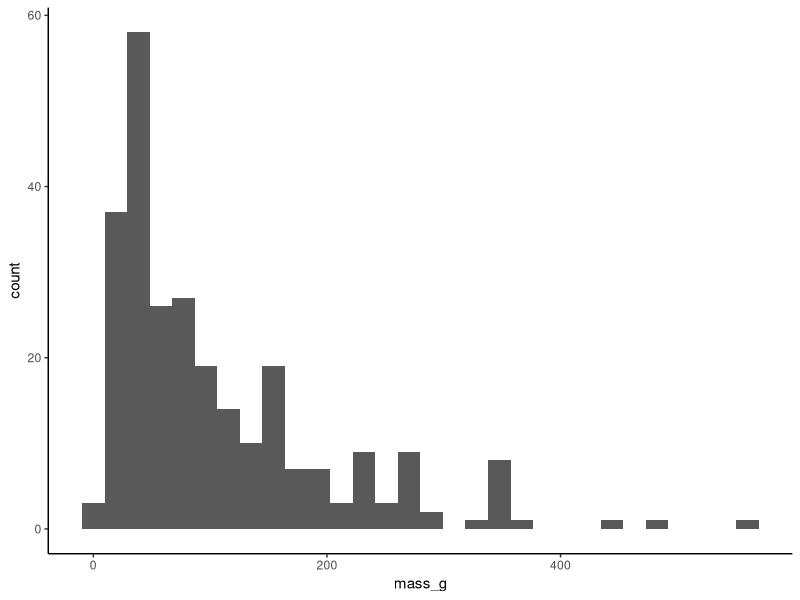
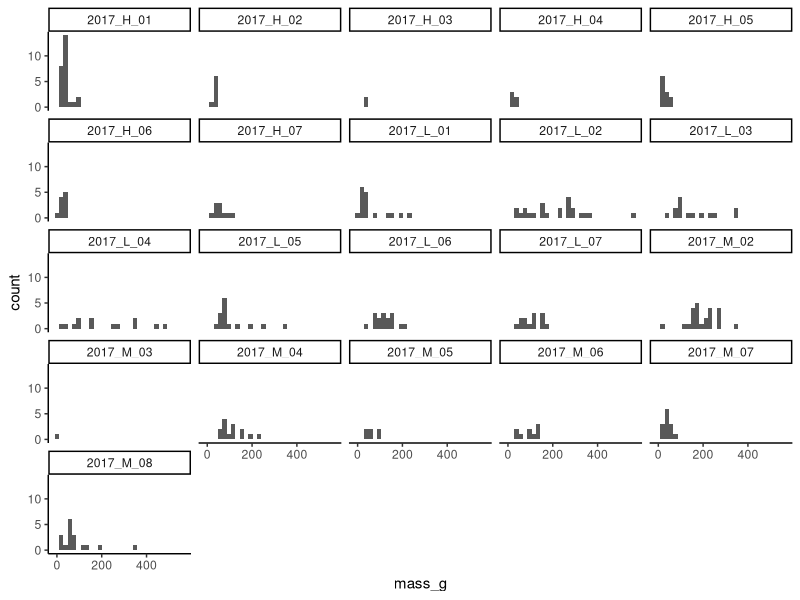
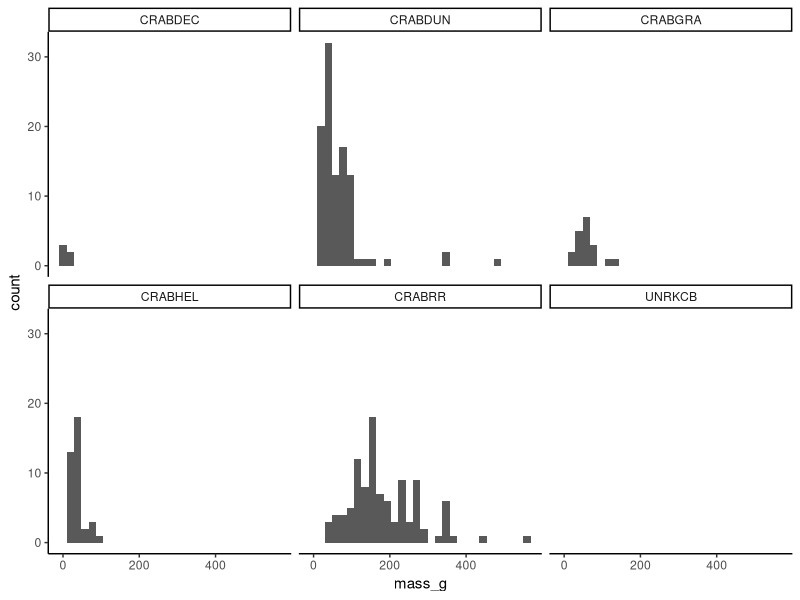

Write the R code that produced these figures, in order.
## ---- chunk 1
library(dplyr)
library(tidyr)
library(vegan)
library(ggplot2)

theme_set(theme_classic())
## ---- chunk 2
st.er <- function(x, na.rm = TRUE) {
  stopifnot(is.numeric(x))
  return(sd(x, na.rm = na.rm)/sqrt(length(x)))
}
## ---- chunk 3
crab <- read.csv("../ALL_DATA/seagrass_crab_pot_2017_RAW.csv", stringsAsFactors = FALSE, header = TRUE)

crabLW <- read.csv("../ALL_DATA/crab_length_weight_conversion_2017_RAW.csv", stringsAsFactors = FALSE, header = TRUE)
## ---- chunk 4
str(crab)
str(crabLW)
## ---- chunk 5
crab$date_set <- as.Date(crab$date_set, format = "%m/%d/%Y")
crab$date_set_juliean <- format(crab$date_set, "%j")
crab$date_pulled <- as.Date(crab$date_pulled , format = "%m/%d/%Y")
crab$date_pulled_julian <- format(crab$date_pulled, "%j")
## ---- chunk 6
crab <- crab %>% 
  filter(taxon == "Decapoda")
## ---- chunk 7
crab <- merge(crab, crabLW, by = "sp_code")
crab <- crab[,c(1:21, 23:29)] # remove duplicated 
colnames(crab)[14] <- "taxon"
## ---- chunk 8
crab$mass_g <- (crab$a_mean * (crab$carapace_width_mm)^crab$b_mean)
range(crab$mass_g, na.rm = TRUE)

# Some example plots
ggplot(crab, aes(mass_g)) +
  geom_histogram()

ggplot(crab, aes(mass_g)) +
  geom_histogram() +
  facet_wrap(~site)

ggplot(crab, aes(mass_g)) +
  geom_histogram() +
  facet_wrap(~sp_code)
## ---- chunk 9
crab.site.sp <- crab %>% 
  filter(taxon == "Decapoda") %>% # make sure we only have crabs
  group_by(site, sp_code) %>% 
  summarise(total_crab_sp = n(),
            width = mean(carapace_width_mm), 
            width_se = st.er(carapace_width_mm),
            mass = mean(mass_g),
            mass_se = st.er(mass_g))
## ---- chunk 10
crab.site <- crab %>% 
  filter(taxon == "Decapoda") %>% # make sure we only have crabs
  group_by(site) %>% 
  summarise(unique(date_set),
            unique(date_pulled),
            unique(date_set_juliean),
            unique(date_pulled_julian),
            unique(time_soak_hr),
            total_crab = n(),
            crab_width = mean(carapace_width_mm), 
            crab_width_se = st.er(carapace_width_mm),
            crab_mass = mean(mass_g),
            crab_mass_se = st.er(mass_g))

# clean up column names
colnames(crab.site)[1:6] <- c("site", "date_set", "date_pulled", "date_set_julian", "date_pulled_julian", "time_soak_hr")

## ---- chunk 11
crab.site.sp.wide <- spread(crab.site.sp[, 1:3], key = sp_code, value = total_crab_sp)
crab.site.sp.wide[is.na(crab.site.sp.wide)] <- 0

crab.site.sp.wide$shan_diverse <- diversity(crab.site.sp.wide[2:7], index = "shannon")
crab.site.sp.wide$simp_diverse <- diversity(crab.site.sp.wide[2:7], index = "simpson")
## ---- chunk 12
crab.site <- merge(crab.site, crab.site.sp.wide[, c(1, 8:9)], by = "site")
## ---- chunk 13
write.csv(crab.site, "../ALL_DATA/crab_simple_site_2017_derived_simple.csv", row.names = FALSE)
